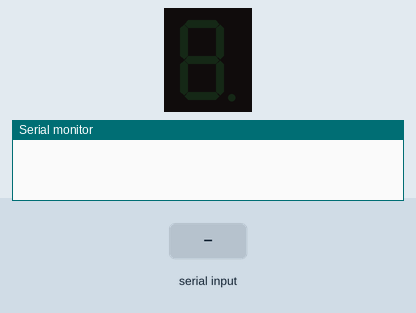
A sketch run on a simulated Arduino Uno, built with avr-gcc and run on an emulated ATmega328P. On the bench: 1-digit seven-segment display, the last lines printed to the serial monitor. Wiring (inferred from the names in the program): 1-digit 7-segment display, segments lit when HIGH: segments pin 4, pin 5, pin 8, pin 7, pin 6, pin 9, pin 10. The test bench sets the inputs (shaded band). The segment pins are drawn as the display they are named for.

Above: at 1.2 s.
1.3 s: "0\n" received over the second serial link
At 1.8 s:
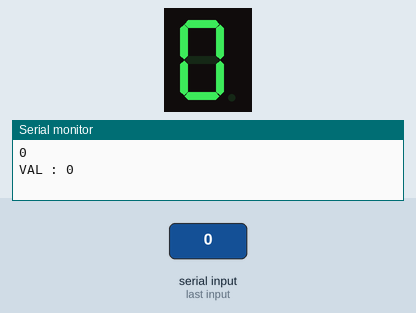
2.8 s: "1\n" received over the second serial link
At 4.0 s:
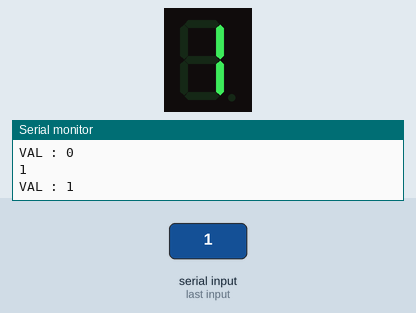
4.3 s: "2\n" received over the second serial link
At 5.4 s:
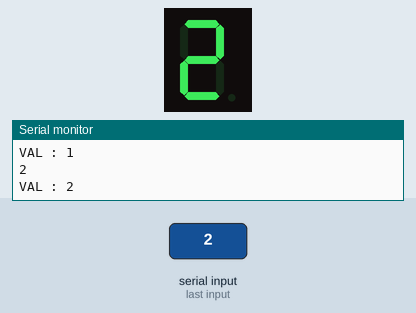
5.8 s: "3\n" received over the second serial link
At 6.5 s:
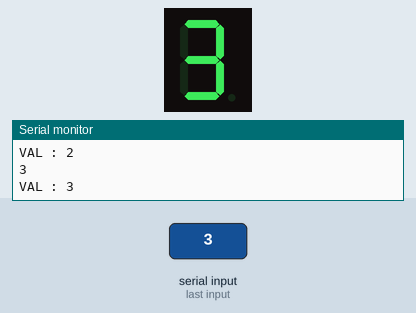
7.3 s: "4\n" received over the second serial link
At 7.7 s:
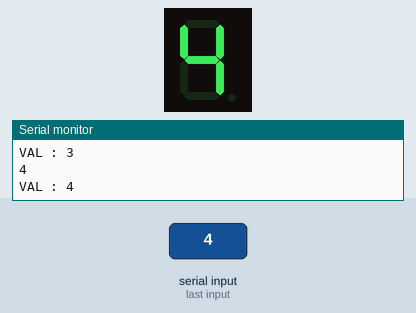
8.8 s: "5\n" received over the second serial link
At 10.1 s:
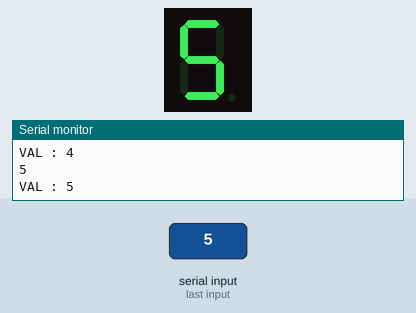
Timing chart, 0 to 11.3 s (numbered marks = the images above; inputs shaded):
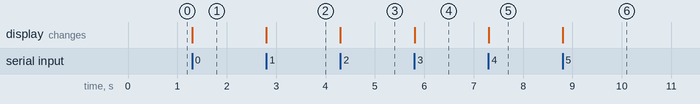

Measured:
- after the input at 1.3 s, the display: changes at once (image 1)
- after the input at 2.8 s, the display: changes at once (image 2)
- after the input at 4.3 s, the display: changes at once (image 3)
- after the input at 5.8 s, the display: changes at once (image 4)
- after the input at 7.3 s, the display: changes at once (image 5)
- after the input at 8.8 s, the display: changes at once (image 6)

The sketch:

reciever.ino
```cpp
#include <SoftwareSerial.h>
SoftwareSerial ArduinoSerial(3, 2); // RX, TX

#define A 4
#define B 5
#define C 8
#define D 7
#define E 6
#define F 9
#define G 10

void setup() {
  ArduinoSerial.begin(4800);
  pinMode(A, OUTPUT);
  pinMode(B, OUTPUT);
  pinMode(C, OUTPUT);
  pinMode(D, OUTPUT);
  pinMode(E, OUTPUT);
  pinMode(F, OUTPUT);
  pinMode(G, OUTPUT);
  Serial.begin(9600);
}

void loop() {
  while (ArduinoSerial.available() > 0) {
    int val = ArduinoSerial.parseInt();
    if (ArduinoSerial.read() == '\n') {
      Serial.println(val);


  // ส่วนนี้จะเป็นส่วนของการเช็คเงื่อนไขโดยเช็คจากค่า val ที่เรากำหนดไว้ก่อนหน้านั้น
  // หมายเหตุ :
  Serial.print("VAL : ");
  Serial.println(val);
  // digitalWrite(ขา Pin ที่เราจะใช้, ค่าสถานะของการทำงาน โดยที่ค่า HIGH คือเปิดไฟ ส่วน LOW คือปิดไฟ)
  // เมื่อเรากำหนดค่า val = 0 ผลลัพธ์ที่ได้จะแสดงไฟบน 7-Segment คือเลข 0
String wow = String(val);
  if(wow == "0") {
    digitalWrite(A, HIGH);
    digitalWrite(B, HIGH);
    digitalWrite(C, HIGH);
    digitalWrite(D, HIGH);
    digitalWrite(E, HIGH);
    digitalWrite(F, HIGH);
    digitalWrite(G, LOW);
  }

  // เมื่อเรากำหนดค่า wow = 1 ผลลัพธ์ที่ได้จะแสดงไฟบน 7-Segment คือเลข 1
  else if(wow == "1") {
    digitalWrite(A, LOW);
    digitalWrite(B, HIGH);
    digitalWrite(C, HIGH);
    digitalWrite(D, LOW);
    digitalWrite(E, LOW);
    digitalWrite(F, LOW);
    digitalWrite(G, LOW);
  }
  // เมื่อเรากำหนดค่า wow = 2 ผลลัพธ์ที่ได้จะแสดงไฟบน 7-Segment คือเลข 2
  else if(wow == "2") {
    digitalWrite(A, HIGH);
    digitalWrite(B, HIGH);
    digitalWrite(C, LOW);
    digitalWrite(D, HIGH);
    digitalWrite(E, HIGH);
    digitalWrite(F, LOW);
    digitalWrite(G, HIGH);
  }

  // เมื่อเรากำหนดค่า wow = 3 ผลลัพธ์ที่ได้จะแสดงไฟบน 7-Segment คือเลข 3
  else if(wow == "3") {
    digitalWrite(A, HIGH);
    digitalWrite(B, HIGH);
    digitalWrite(C, HIGH);
    digitalWrite(D, HIGH);
    digitalWrite(E, LOW);
    digitalWrite(F, LOW);
    digitalWrite(G, HIGH);
  }
  // เมื่อเรากำหนดค่า wow = 4 ผลลัพธ์ที่ได้จะแสดงไฟบน 7-Segment คือเลข 4
  else if(wow == "4") {
    digitalWrite(A, LOW);
    digitalWrite(B, HIGH);
    digitalWrite(C, HIGH);
    digitalWrite(D, LOW);
    digitalWrite(E, LOW);
    digitalWrite(F, HIGH);
    digitalWrite(G, HIGH);
  }

  //Code here
  else if(wow == "5") {
    digitalWrite(A, HIGH);
    digitalWrite(B, LOW);
    digitalWrite(C, HIGH);
    digitalWrite(D, HIGH);
    digitalWrite(E, LOW);
    digitalWrite(F, HIGH);
    digitalWrite(G, HIGH);
  }
  else if(wow == "6") {
    digitalWrite(A, HIGH);
    digitalWrite(B, LOW);
    digitalWrite(C, HIGH);
    digitalWrite(D, HIGH);
    digitalWrite(E, HIGH);
    digitalWrite(F, HIGH);
    digitalWrite(G, HIGH);
  }
  else if(wow == "7") {
    digitalWrite(A, HIGH);
    digitalWrite(B, HIGH);
    digitalWrite(C, HIGH);
    digitalWrite(D, LOW);
    digitalWrite(E, LOW);
    digitalWrite(F, HIGH);
    digitalWrite(G, LOW);
  }
  else if(wow == "8") {
    digitalWrite(A, HIGH);
    digitalWrite(B, HIGH);
    digitalWrite(C, HIGH);
    digitalWrite(D, HIGH);
    digitalWrite(E, HIGH);
    digitalWrite(F, HIGH);
    digitalWrite(G, HIGH);
  }
  else if(wow == "9") {
    digitalWrite(A, HIGH);
    digitalWrite(B, HIGH);
    digitalWrite(C, HIGH);
    digitalWrite(D, HIGH);
    digitalWrite(E, LOW);
    digitalWrite(F, HIGH);
    digitalWrite(G, HIGH);
  }
  else if(wow == "11") {
    digitalWrite(A, LOW);
    digitalWrite(B, HIGH);
    digitalWrite(C, HIGH);
    digitalWrite(D, LOW);
    digitalWrite(E, HIGH);
    digitalWrite(F, HIGH);
    digitalWrite(G, HIGH);
  }
  else if(wow == "10") {
    digitalWrite(A, LOW);
    digitalWrite(B, LOW);
    digitalWrite(C, LOW);
    digitalWrite(D, LOW);
    digitalWrite(E, LOW);
    digitalWrite(F, LOW);
    digitalWrite(G, HIGH);
  }
    }
  }
  delay(100);

}
```
